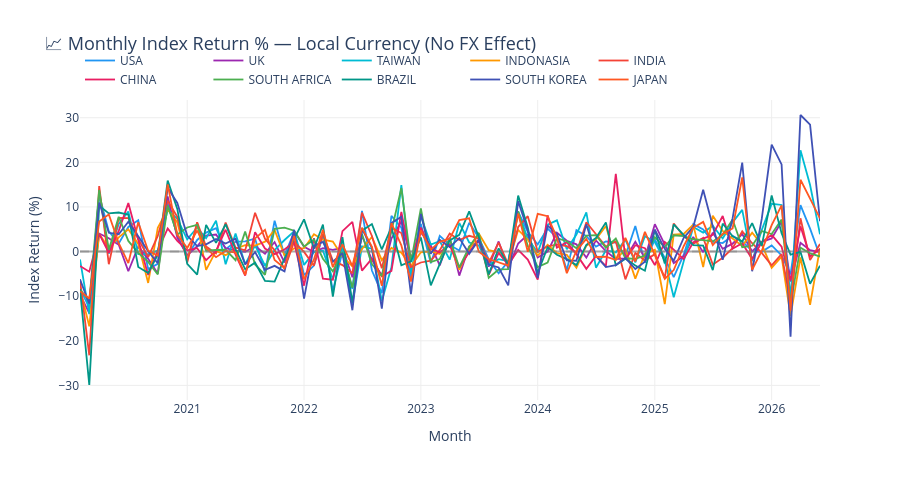

The code cell stored with this chart in its notebook:
### Code cell
# --- Graph 1: Index Return (local currency) ---
fig = go.Figure()
for country in COUNTRIES:
    df = combined[country].dropna(subset=['Index_Return_Pct'])
    fig.add_trace(go.Scatter(
        x=df['Month'], y=df['Index_Return_Pct'],
        name=country, line=dict(color=COUNTRY_COLORS[country], width=1.8), mode='lines'
    ))
fig.add_hline(y=0, line_dash='dash', line_color='gray', opacity=0.5)
fig.update_layout(
    title=dict(text='📈 Monthly Index Return % — Local Currency (No FX Effect)', font=dict(size=18)),
    xaxis_title='Month', yaxis_title='Index Return (%)',
    height=480, hovermode='x unified',
    legend=dict(orientation='h', yanchor='bottom', y=1.02),
    plot_bgcolor='rgba(0,0,0,0)',
    yaxis=dict(gridcolor='#eee', zeroline=True, zerolinecolor='#aaa'),
    xaxis=dict(gridcolor='#eee')
)
fig.show()
